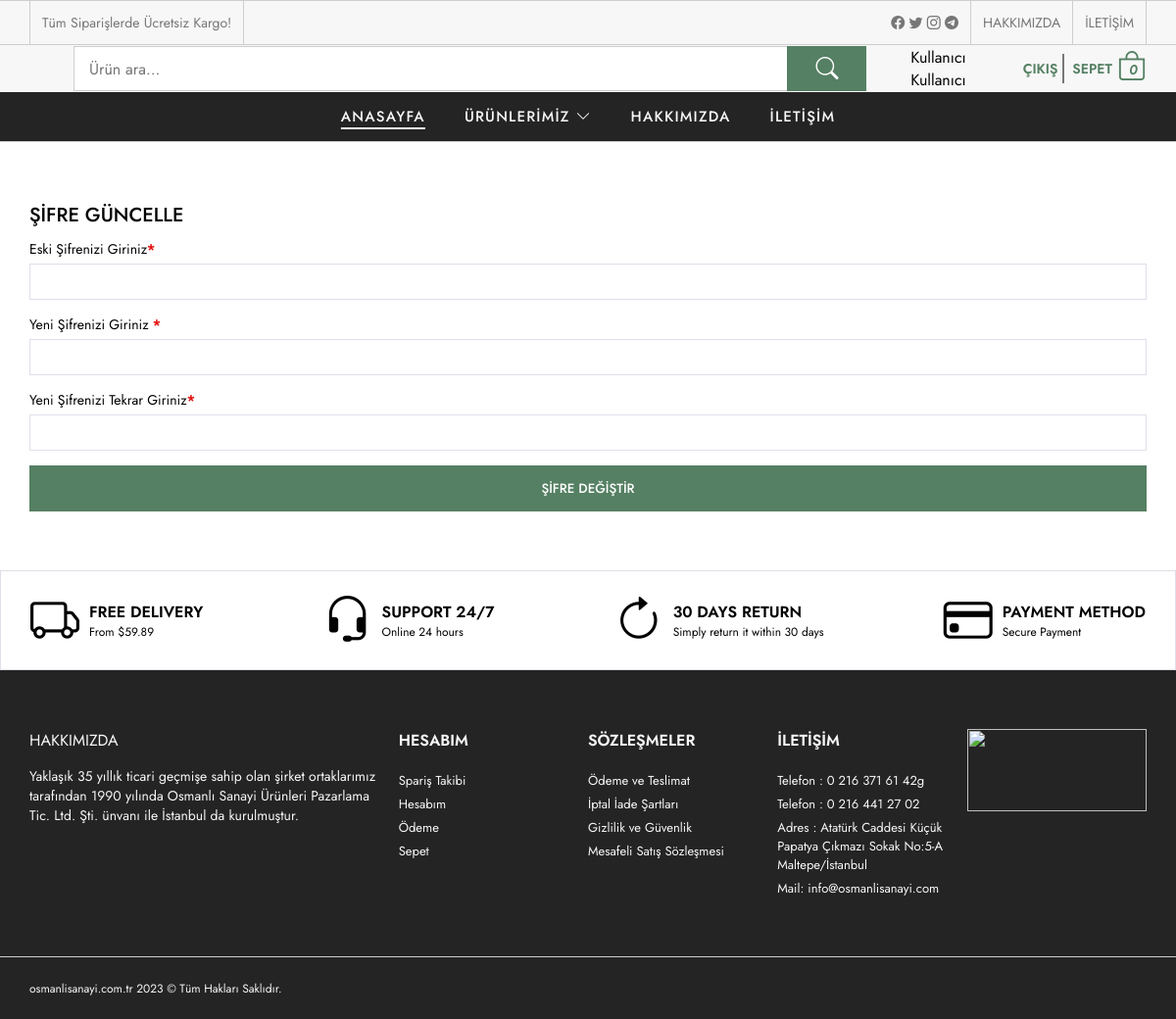
/sifre-guncelle.php (signed in), run on the app's committed database.
### tables this page shows
CREATE TABLE IF NOT EXISTS `kullanici` (
  `kullanici_id` int UNSIGNED NOT NULL AUTO_INCREMENT,
  `kullanici_zaman` datetime NOT NULL DEFAULT CURRENT_TIMESTAMP,
  `kullanici_resim` varchar(250) NOT NULL,
  `kullanici_tc` varchar(50) NOT NULL,
  `kullanici_adsoyad` varchar(100) NOT NULL,
  `kullanici_mail` varchar(100) NOT NULL,
  `kullanici_tel` varchar(50) NOT NULL,
  `kullanici_password` varchar(50) NOT NULL,
  `kullanici_firma` varchar(300) NOT NULL,
  `kullanici_ulke` varchar(50) NOT NULL,
  `kullanici_adres` varchar(250) NOT NULL,
  `kullanici_il` varchar(100) NOT NULL,
  `kullanici_ilce` varchar(100) NOT NULL,
  `kullanici_unvan` varchar(100) NOT NULL,
  `kullanici_yetki` varchar(50) NOT NULL,
  `kullanici_durum` int NOT NULL DEFAULT '1',
  PRIMARY KEY (`kullanici_id`)
);

CREATE TABLE IF NOT EXISTS `menu` (
  `menu_id` int UNSIGNED NOT NULL AUTO_INCREMENT,
  `menu_ust` varchar(300) NOT NULL,
  `menu_ad` varchar(100) NOT NULL,
  `menu_detay` text NOT NULL,
  `menu_url` varchar(250) NOT NULL,
  `menu_sira` int NOT NULL,
  `menu_durum` enum('0','1') NOT NULL,
  `menu_seourl` varchar(250) NOT NULL,
  PRIMARY KEY (`menu_id`)
);

CREATE TABLE IF NOT EXISTS `ayar` (
  `ayar_id` int NOT NULL,
  `ayar_logo` varchar(250) NOT NULL,
  `ayar_url` varchar(50) NOT NULL,
  `ayar_title` varchar(250) NOT NULL,
  `ayar_description` varchar(250) NOT NULL,
  `ayar_keywords` varchar(50) NOT NULL,
  `ayar_author` varchar(50) NOT NULL,
  `ayar_tel` varchar(50) NOT NULL,
  `ayar_gsm` varchar(50) NOT NULL,
  `ayar_faks` varchar(50) NOT NULL,
  `ayar_mail` varchar(50) NOT NULL,
  `ayar_ilce` varchar(50) NOT NULL,
  `ayar_il` varchar(50) NOT NULL,
  `ayar_adres` varchar(250) NOT NULL,
  `ayar_mesai` varchar(250) NOT NULL,
  `ayar_maps` varchar(250) NOT NULL,
  `ayar_analystic` varchar(50) NOT NULL,
  `ayar_zopim` varchar(250) NOT NULL,
  `ayar_facebook` varchar(50) NOT NULL,
  `ayar_twitter` varchar(50) NOT NULL,
  `ayar_instagram` varchar(50) NOT NULL,
  `ayar_telegram` varchar(50) NOT NULL,
  `ayar_smtphost` varchar(50) NOT NULL,
  `ayar_smtpuser` varchar(50) NOT NULL,
  `ayar_smtppassword` varchar(50) NOT NULL,
  `ayar_smtpport` varchar(50) NOT NULL,
  `ayar_bakim` enum('0','1') NOT NULL DEFAULT '1',
  PRIMARY KEY (`ayar_id`)
);

### sifre-guncelle.php (the view, shortened to what the rows shown need)
<?php
  require_once "inc/header.php"
?>
    <section class="account-page">
        <div class="container">
            <div class="account-wrapper">
                <div class="account-column">
                    <h2>ŞİFRE GÜNCELLE</h2>
                </div>
            </div>
        </div>
    </section>
<?php
  require_once "inc/footer.php"
?>

### inc/header.php (shortened to what the rows shown need)
<?php
    require_once "nedmin/netting/classes/database.php";
    require_once "nedmin/netting/fonksiyon.php";
    $db=new \Database();
    $ayar=$db->getRow("SELECT * FROM ayar WHERE ayar_id=?", array(0));
    if (isset($_SESSION['kullanici_mail'])){
        $kullanici=$db->getRow("SELECT * FROM kullanici WHERE kullanici_mail=?", array($_SESSION['kullanici_mail']));
    }
?>
<!DOCTYPE html>
<html lang="tr">
<head>
    <link rel="stylesheet" href="css/main.css">
    <link rel="stylesheet" href="https://cdnjs.cloudflare.com/ajax/libs/Glide.js/3.6.0/css/glide.core.min.css">
    <link rel="stylesheet" href="https://cdn.jsdelivr.net/npm/bootstrap-icons@1.9.1/font/bootstrap-icons.css">
</head>
<body id="body-top">
    <header>
        <div class="header-row">
            <div class="header-wrapper">
                <div class="container">
                    <div class="header-search">
                        <div class="header-right">
                            <?php
                                $sepet1=$db->getColumn("SELECT COUNT(urun_id) FROM sepet WHERE kullanici_id=?", array(0));
								if (!isset($_SESSION['kullanici_mail'])) {
							?>
                            <div class="info-box-user">
                                <a href="uyelik-islemleri">Giriş Yap /</a>
                                <a href="uyelik-islemleri"> Üye Ol</a>
                                <a href="uyelik-islemleri"><i class="bi bi-person"></i></a>
                            </div>
                            <div class="header-cart">
                                <a href="cart">
                                    <p>SEPET</p>
                                    <i class="bi bi-bag" id="bi-bag"><span><?php echo $sepet1; ?></span></i>
                                </a>
                            </div>
                            <?php } else {
                                 $kullanici_id=$kullanici->kullanici_id;
                                 $sepet=$db->getColumn("SELECT COUNT(urun_id) FROM sepet where kullanici_id=?", array($kullanici_id));
                            ?>
                            <div class="info-box-user">
                                <?php echo $kullanici->kullanici_adsoyad ?>
                                <a href="logout"> Çıkış</a>
                            </div>
                            <div class="header-cart">
                                <a href="cart">
                                    <p>SEPET</p>
                                    <i class="bi bi-bag" id="bi-bag"><span><?php echo $sepet; ?></span></i>
                                </a>
                            </div>
                            <?php } ?>
                        </div>
                    </div>
                </div>
            </div>
        </div>
    </header>

### inc/footer.php (shortened to what the rows shown need)
<footer class="footer">
    <div class="widgets-row">
        <div class="container">
            <div class="footer-widgets">
                <div class="widget-nav-menu">
                    <ul class="menu-list">
                        <?php
                        $menu=$db->getRows("SELECT * FROM menu WHERE menu_durum=? order by menu_sira ASC LIMIT 5",array(1));
                            foreach ($menu as $menu) {
                    ?>
                        <li>
                            <a href="
                                <?php
                                    if (!empty($menu->menu_url)) {
                                        echo $menu->menu_url;
                                    }else{
                                        echo "sayfa/".seo($menu->menu_ad);
                                    }
                                ?>
                            "><?php echo $menu->menu_ad ?></a>
                        </li>
                        <?php }?>
                    </ul>
                </div>
                <div class="widget-nav-menu">
                    <ul class="menu-list">
                        <li>
                            Telefon : <a href="tel:0 216 371 61 42"><?php echo $ayar->ayar_tel ?></a>
                        </li>
                        <li>
                            Telefon : <a href="tel:0 216 441 27 02"><?php echo $ayar->ayar_faks ?></a>
                        </li>
                        <li>
                            Adres : <?php echo $ayar->ayar_adres."<br>".$ayar->ayar_ilce."/".$ayar->ayar_il ?>
                        </li>
                        <li>
                            Mail: <a href="mailto: info@osmanlisanayi.com"> info@osmanlisanayi.com</a>
                        </li>
                    </ul>
                </div>
            </div>
        </div>
    </div>
</footer>
</body>
</html>

### data on the page
kullanici: kullanici_adsoyad "Kullanıcı Kullanıcı"
menu: menu_ad "Ödeme ve Teslimat"
menu: menu_ad "İptal İade Şartları"
menu: menu_ad "Gizlilik ve Güvenlik"
menu: menu_ad "Mesafeli Satış Sözleşmesi"
ayar: ayar_tel "0 216 371 61 42g", ayar_faks "0 216 441 27 02", ayar_adres "Atatürk Caddesi Küçük Papatya Çıkmazı Sokak No:5-A", ayar_ilce "Maltepe", ayar_il "İstanbul"

### other printed values
$sepet "0"
